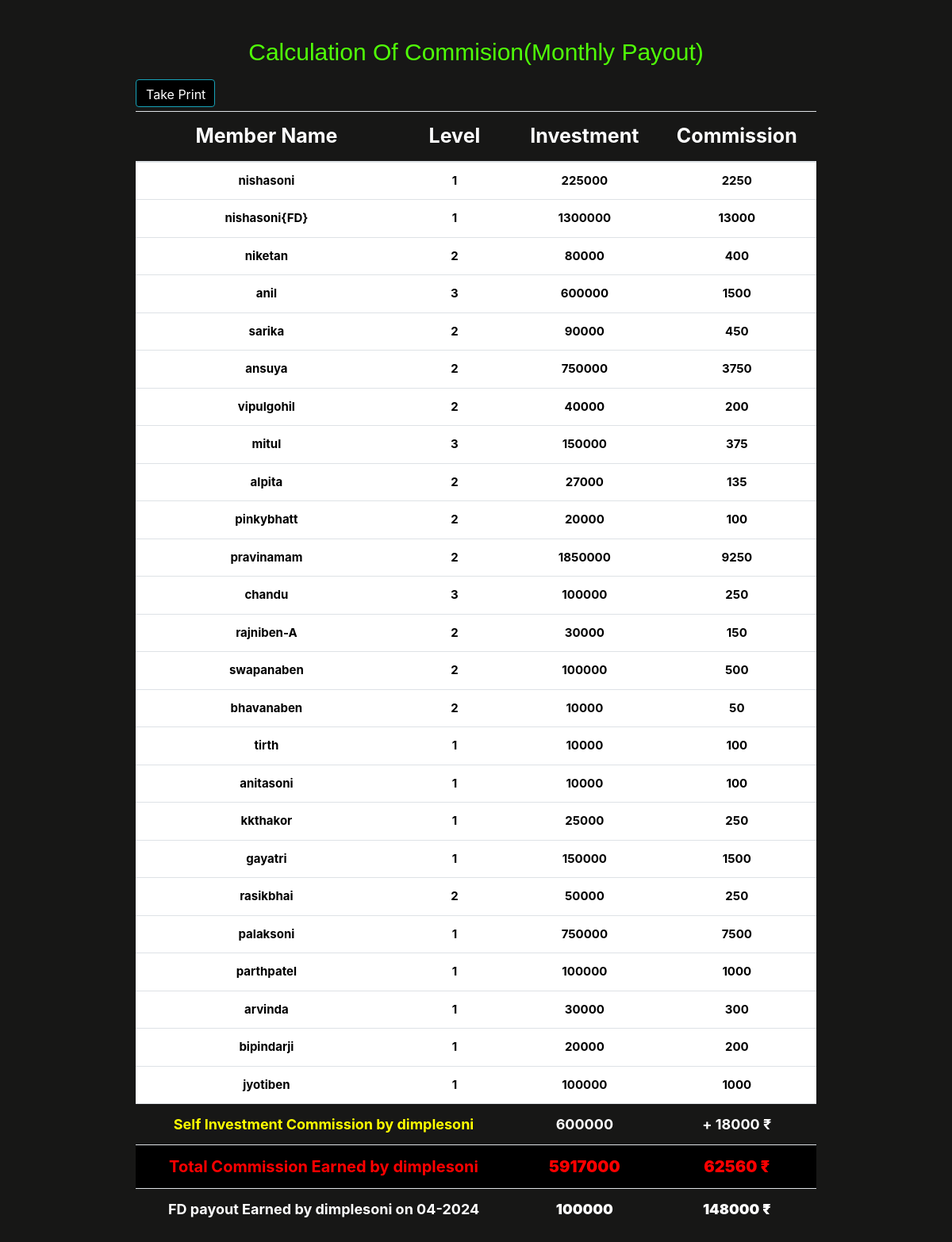
Page /commision.php?name=dimplesoni on the earlier database version.
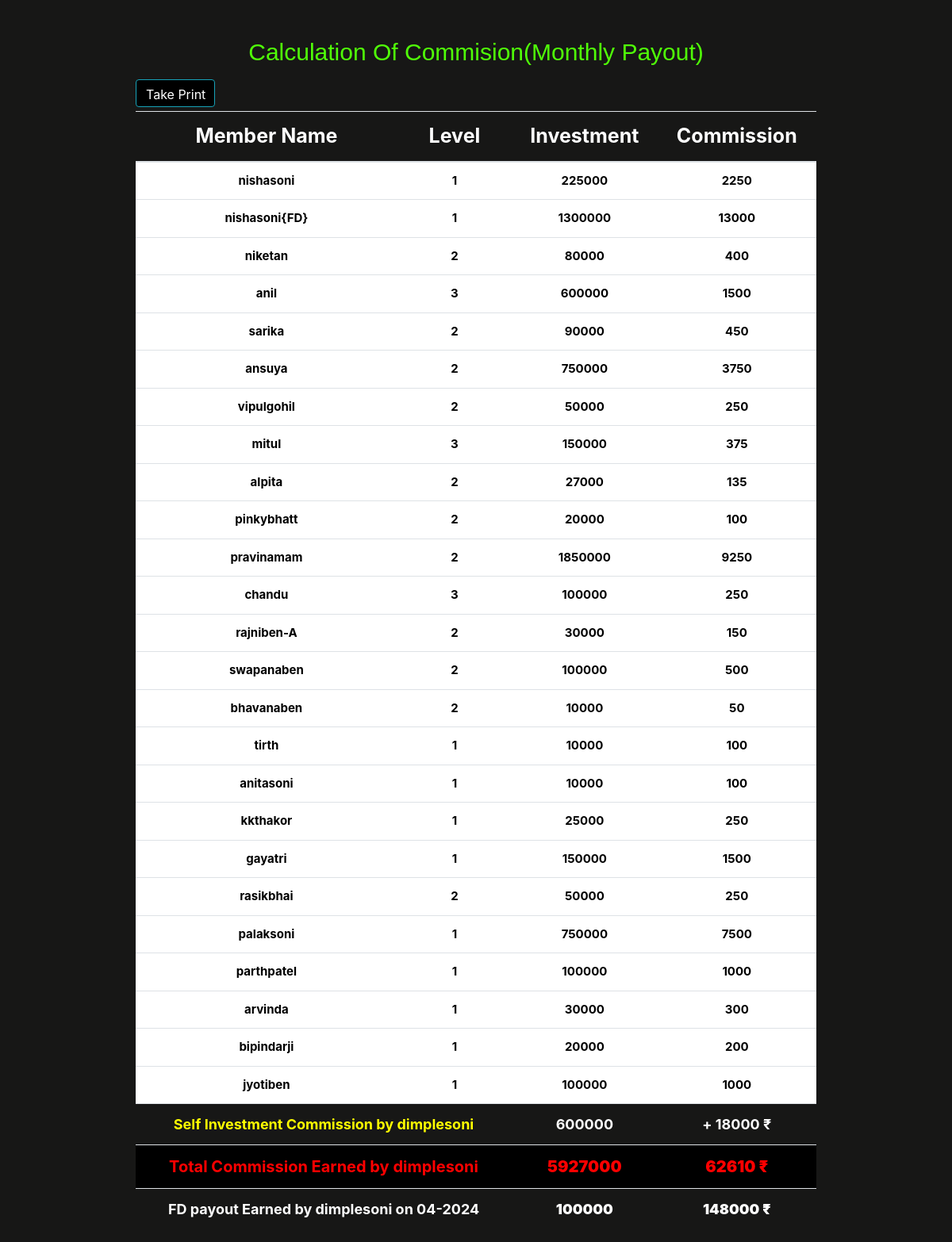
Same page on the later database version.
### tables this page shows
CREATE TABLE `members` (
  `id` int(11) NOT NULL,
  `name` varchar(255) DEFAULT NULL,
  `upline` varchar(255) DEFAULT NULL,
  `amount` float NOT NULL,
  `fd` int(25) NOT NULL,
  `date` datetime NOT NULL DEFAULT current_timestamp(),
  `date1` datetime DEFAULT NULL
);

### commision.php (the view, shortened to what the changed rows need)
<!DOCTYPE html>
<html lang="en">
<head>
</head>
<link rel="stylesheet" href="//cdn.datatables.net/1.11.5/css/jquery.dataTables.min.css">
<link rel="stylesheet" href="https://use.fontawesome.com/releases/v5.8.2/css/all.css">
<link rel="stylesheet" href="https://maxcdn.bootstrapcdn.com/bootstrap/4.0.0/css/bootstrap.min.css">
<body class="back" style="background-color:#171716;">
    <main class="container mt-5">
        <div class="container" style="width:80%;">
            <div class="table-responsive" style="overflow-x: hidden;">
                <div class="form-container">
                    <h1 class="text-center" style="color:#50ff08; font-family: Algerian, sans-serif;font-size:30px;">Calculation Of Commision(Monthly Payout)</h1><br>
                    <?php
                        $upline = '';
                        if ($_SERVER['REQUEST_METHOD'] === 'POST') {
                            if (isset($_POST['upline'])) {
                                $upline = $_POST['upline'];
                            }
                        } elseif (isset($_GET['name'])) {
                            $upline = $_GET['name'];
                        }
                            $conn = mysqli_connect("localhost", "root", "", "mlm");
                            try {
                                $query = "SELECT * FROM members WHERE name = '$upline'";
                                $result = mysqli_query($conn, $query);
                                if (mysqli_num_rows($result) > 0) {
                                    while($row = mysqli_fetch_assoc($result)) {
                                        $investment = $row["amount"];
                                    }
                                } else {
                                    throw new Exception("No investment found for " . $upline);
                                }
                            }
                            catch (Exception $e) {
                            }
                    ?>
                        </div>
                                <table  id='NoOrder' class='table table-striped text-center'  style='font-size:20px;' >
                                    <thead>
                                        <tr style="font-size:25px;color:white;background-color:#171716;">
                                            <th>Member Name</th>
                                            <th>Level</th>
                                            <th>Investment</th>
                                            <th>Commission</th>
                                        </tr>
                                    </thead>
                                    <tbody>
                                <?php
                                if (isset($_GET['name'])) {
                                    $upline = $_GET['name'];
                                }
                                else if ($_SERVER['REQUEST_METHOD'] === 'POST') {
                                    $upline = $_POST['upline'];
                                }
                                    $conn = mysqli_connect("localhost", "root", "", "mlm");
                                    try {
                                        $query = "SELECT *, COALESCE(fd, '') AS fd FROM members WHERE name = '$upline'";
                                        $result = mysqli_query($conn, $query);
                                        if (mysqli_num_rows($result) > 0) {
                                            while ($row = mysqli_fetch_assoc($result)) {
                                                $investment = $row["amount"];
                                                $neel = $row["fd"];
                                                $kalp = $row["date1"];
                                            }
                                        } else {
                                            throw new Exception("No investment found for " . $upline);
                                        }
                                        $total_commission = getDownlinesCommission($upline, $conn, 0, $investment);
                                        $final_total = ($investment * 0.03) + $total_commission;
                                        $own = ($investment * 0.03);
                                        $total_investment = getTotalInvestment($upline, $conn, 0, $investment);
                                        $totalInvestment = $investment + $total_investment;
                                        echo "<tr style='font-size:18px;color:yellow;background-color:#171716;'>";
                                        echo "<td colspan='1'><strong><span style='color:white;'>$investment</span></strong></td>";
                                        echo "<td colspan='1'><strong><span style='color:white;'>+ $own ₹</span></strong></td>";
                                        echo "</tr>";
                                        echo "<tr style='font-size:20px;background-color:black;color:red;'>";
                                        echo "<td colspan='1' style='font-size:20px;font-weight:bold;'><strong>$totalInvestment</strong></td>";
                                        echo "<td colspan='1' style='font-size:20px;font-weight:bold;'><strong>$final_total ₹</strong></td>";
                                        echo "</tr>";
                                        if ($neel > 0) {
                                            $fdInvestment = $neel;
                                            $fdtotal = ($fdInvestment * 0.04)*12+$fdInvestment;
                                            $fd_date = $kalp;
                                            $fd_date = date('m-Y', strtotime('+1 year', strtotime($fd_date)));
                                            echo "<tr style='font-size:18px;color:white;background-color:#171716;'>";
                                            echo "<td colspan='2'><strong>FD payout Earned by $upline on $fd_date</strong></td>";
                                            echo "<td colspan='1' style='font-size:18px;font-weight:bold;'><strong>$fdInvestment</strong></td>";
                                            echo "<td colspan='1' style='font-size:18px;font-weight:bold;'><strong>$fdtotal ₹</strong></td>";
                                            echo "</tr>";
                                        }
                                    ?>
                                    </tbody>
                                </table>
                            <?php
                            } catch (Exception $e) {
                                echo "<div class='error'>" . $e->getMessage() . "</div>";
                            }
                            ?>
                        <?php
                            function  getTotalInvestment($upline, $conn, $level, $investment) {
                                $query = "SELECT * FROM members WHERE upline = '$upline'";
                                $result = mysqli_query($conn, $query);
                                if (mysqli_num_rows($result) > 0) {
                                    $sum = 0;
                                    while($row = mysqli_fetch_assoc($result)) {
                                        $amount = $row["amount"];
                                        $sum += $amount + getTotalInvestment($row["name"], $conn, $level + 1, $investment);
                                    }
                                    return $sum ;
                                } else {
                                    return 0;
                                }
                            }
                        ?>
                        <?php
                        function getDownlinesCommission($upline, $conn, $level, $investment) {
                            $query = "SELECT * FROM members WHERE upline = '$upline'";
                            $result = mysqli_query($conn, $query);
                            if (mysqli_num_rows($result) > 0) {
                                $commission = 0;
                                while($row = mysqli_fetch_assoc($result)) {
                                    $amount = $row["amount"];
                                    $fd = $row["fd"];
                                    if ($level == 0) {
                                        $level_commission = 0.01 * $amount;
                                        $level_commission1 = 0.01 * $fd;
                                    } else if ($level == 1) {
                                        $level_commission = 0.005 * $amount;
                                        $level_commission1 = 0.005 * $fd;
                                    } else {
                                        $level_commission = 0.0025 * $amount;
                                        $level_commission1 = 0.0025 * $fd;
                                    }
                                    if($level_commission1>0){
                                        echo "<tr style='font-size:15px;color:black;font-weight:bold;background-color:white;'><td>" . $row["name"] . "</td><td>" . $level+1 . "</td> <td>" . $row["amount"] . "</td><td>" . $level_commission . "</td></tr>";
                                        echo "<tr style='font-size:15px;color:black;font-weight:bold;background-color:white;'><td>" . $row["name"] . "{FD}</td><td>" . $level+1 . "</td> <td>" . $row["fd"] . "</td><td>" . $level_commission1 . "</td></tr>";
                                    }else{
                                        echo "<tr style='font-size:15px;color:black;font-weight:bold;background-color:white;'><td>" . $row["name"] . "</td><td>" . $level+1 . "</td> <td>" . $row["amount"] . "</td><td>" . $level_commission . "</td></tr>";
                                    }
                                    $commission +=  $level_commission1 + $level_commission + getDownlinesCommission($row["name"], $conn, $level + 1, $investment);
                                }
                                return $commission ;
                            } else {
                                return 0;
                            }
                        }
                        ?>
                    </div>
                </div>
        </main>
    </body>
</html>

Differences in the rows shown:
computed for members "anil": amount "5917000" → "5927000"
changed members "vipulgohil": amount "40000" → "50000"; amount "200" → "250"
computed for members (number 25 of 25 on the later page): amount "62560" → "62610"
